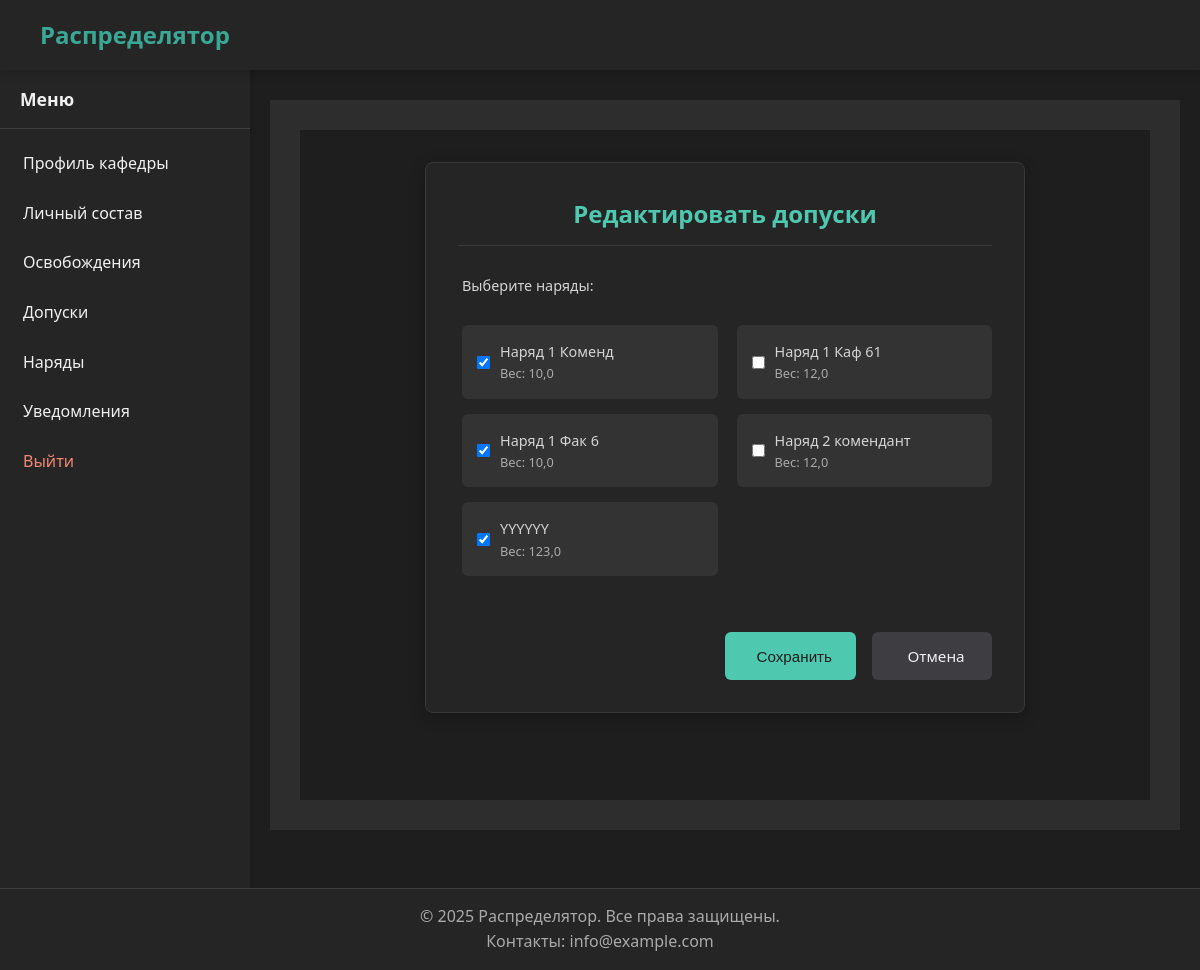
/department/permission/edit/2/ (signed in), run on the app's committed database.
### duty/models.py (models this page shows, shortened)
class Duty(models.Model):
    duty_name = models.CharField('Название наряда', max_length=50)
    duty_weight = models.FloatField('Вес наряда')
    is_commandant = models.BooleanField('Добавлено комендантом', default=False)
    faculty = models.ForeignKey(
        Faculty,
        on_delete=models.SET_NULL,
        null=True,
        blank=True,
        verbose_name='Факультет',
        related_name='duties'
    )
    department = models.ForeignKey(
        Department,
        on_delete=models.SET_NULL,
        null=True,
        blank=True,
        verbose_name='Кафедра',
        related_name='duties'
    )
    class Meta:
        constraints = [
            models.UniqueConstraint(
                fields=['duty_name'],
                name='unique_duty_for_commandant',
                condition=Q(is_commandant=True)
            ),
            models.UniqueConstraint(
                fields=['duty_name', 'faculty'],
                name='unique_duty_for_faculty',
                condition=Q(faculty__isnull=False, department__isnull=True, is_commandant=False)
            ),
            models.UniqueConstraint(
                fields=['duty_name', 'department'],
                name='unique_duty_for_department',
                condition=Q(department__isnull=False)
            ),
        ]

### permission/views.py (the view)
# urls.py: path('edit/<int:pk>/', views.DepartmentPermissionEditView.as_view(), name='department_edit'),
class DepartmentPermissionEditView(HasDepartmentMixin, BasePersonPermissionEditView):
    form_class = DepartmentPermissionForm
    success_message = 'Допуски кафедры успешно обновлены'
    namespace = 'department'
    related_field = 'department'

### permission/forms.py (shortened to what this page needs)
class DepartmentPermissionForm(forms.ModelForm):
    duties = forms.ModelMultipleChoiceField(
        queryset=Duty.objects.all(),
        widget=forms.CheckboxSelectMultiple,
        required=False,
        label='Допуски к нарядам'
    )
    class Meta:
        model = People
        fields = []
    def __init__(self, *args, **kwargs):
        self.request = kwargs.pop('request', None)
        super().__init__(*args, **kwargs)
        if self.instance and hasattr(self.instance, 'department_duty_permissions'):
            current_duties = DepartmentDutyPermission.objects.filter(person=self.instance).values_list('duty', flat=True)
            self.fields['duties'].initial = list(current_duties)
        self.fields['duties'].widget.attrs.update({'class': 'custom-duty-checkboxes'})

### core/mixins.py (called while the page is built)
    def dispatch(self, request, *args, **kwargs):
        if not hasattr(request.user, 'department') or not request.user.department:
            messages.warning(request, "У вас нет прав доступа к этому разделу")
            return redirect('home')
        return super().dispatch(request, *args, **kwargs)

### core/utils.py (called while the page is built)
def get_user_type(user):
    if user.is_superuser:
        return 'admin'
    groups = list(user.groups.values_list('name', flat=True))
    if 'Комендант' in groups:
        return 'commandant'
    elif 'Факультет' in groups:
        return 'faculty'
    elif 'Кафедра' in groups:
        return 'department'
    return None

### permission/views.py (called while the page is built)
    def get_form_kwargs(self):
        kwargs = super().get_form_kwargs()
        kwargs['request'] = self.request
        return kwargs

    def get_success_url(self):
        return reverse(f'{self.namespace}:permission:{self.related_field}_list')

### templates/profiles/shared/permission/_edit.html (shortened to what this page needs)
{% extends "pages/generic_form.html" %}
{% load static %}
{% block title %}Редактировать допуски{% endblock %}
{% block form_body %}
<form method="post">
    <div class="form-group">
        <label>Выберите наряды:</label>
        {% if duty_checkboxes %}
        <div class="duty-container">
            {% for duty in duty_checkboxes %}
            <label class="duty-item">
                <input type="checkbox" name="duties" value="{{ duty.id }}" {{ duty.checked }}>
                <div class="duty-info">
                    <div class="duty-name">{{ duty.name }}</div>
                    <div class="duty-weight">Вес: {{ duty.weight }}</div>
                </div>
            </label>
            {% endfor %}
        </div>
        {% else %}
        <p class="no-duties">Нет доступных нарядов</p>
        {% endif %}
    </div>
{% endblock %}
{% block form_actions %}
    <button type="submit" class="btn btn-primary">
         Сохранить
    </button>
    <a href="{{ cancel_url }}" class="btn btn-secondary">
         Отмена
    </a>
</form>
{% endblock %}

### static/css/base.css (style rules this page uses)
* { margin: 0; padding: 0; box-sizing: border-box; }
body { font-family: 'Segoe UI', Tahoma, Geneva, Verdana, sans-serif; background-color: #1e1e1e; color: #f0f0f0; line-height: 1.6; padding-top: 70px; padding-bottom: 0; margin-bottom: 60px; min-height: 100vh; position: relative; }

### static/css/buttons.css (style rules this page uses)
.btn { display: inline-flex; align-items: center; gap: 0.5rem; padding: 0.75rem 1.5rem; border-radius: 4px; font-size: 0.95rem; font-weight: 500; border: none; cursor: pointer; text-decoration: none; transition: background-color 0.3s, transform 0.2s; }
.btn-primary { background-color: #4ec9b0; color: #1e1e1e; }
.btn-secondary { background-color: #3e3e42; color: #f0f0f0; }

### static/css/forms.css (style rules this page uses)
.duty-container { display: grid; grid-template-columns: repeat(auto-fill, minmax(250px, 1fr)); gap: 15px; margin-top: 20px; }
.duty-item { background: #333; padding: 15px; border-radius: 6px; display: flex; align-items: center; transition: all 0.2s; }
.duty-item input { margin-right: 10px; }
.duty-info { flex-grow: 1; }
.duty-name { font-weight: 500; }
.duty-weight { font-size: 0.8rem; color: #aaa; }
.form-group { display: flex; flex-direction: column; gap: 0.5rem; }
label { color: #d4d4d4; font-size: 0.9rem; font-weight: 500; margin-left: 0.25rem; }
.btn { display: inline-flex; align-items: center; justify-content: center; padding: 0.75rem 1.5rem; border-radius: 6px; font-weight: 500; transition: all 0.2s; border: none; cursor: pointer; font-size: 0.95rem; min-width: 120px; text-align: center; gap: 8px; }
.btn-primary { background-color: #4ec9b0; color: #1e1e1e; }
.btn-secondary { background-color: #3e3e42; color: #f0f0f0; }

### data on the page
Duty: name "Наряд 1 Коменд", weight "10,0"
Duty: name "Наряд 1 Каф 61", weight "12,0"
Duty: name "Наряд 1 Фак 6", weight "10,0"
Duty: name "Наряд 2 комендант", weight "12,0"
Duty: name "YYYYYY", weight "123,0"

### other printed values
{{ item.name }} "Профиль кафедры" "Личный состав" "Освобождения" "Допуски" "Наряды" "Уведомления"
